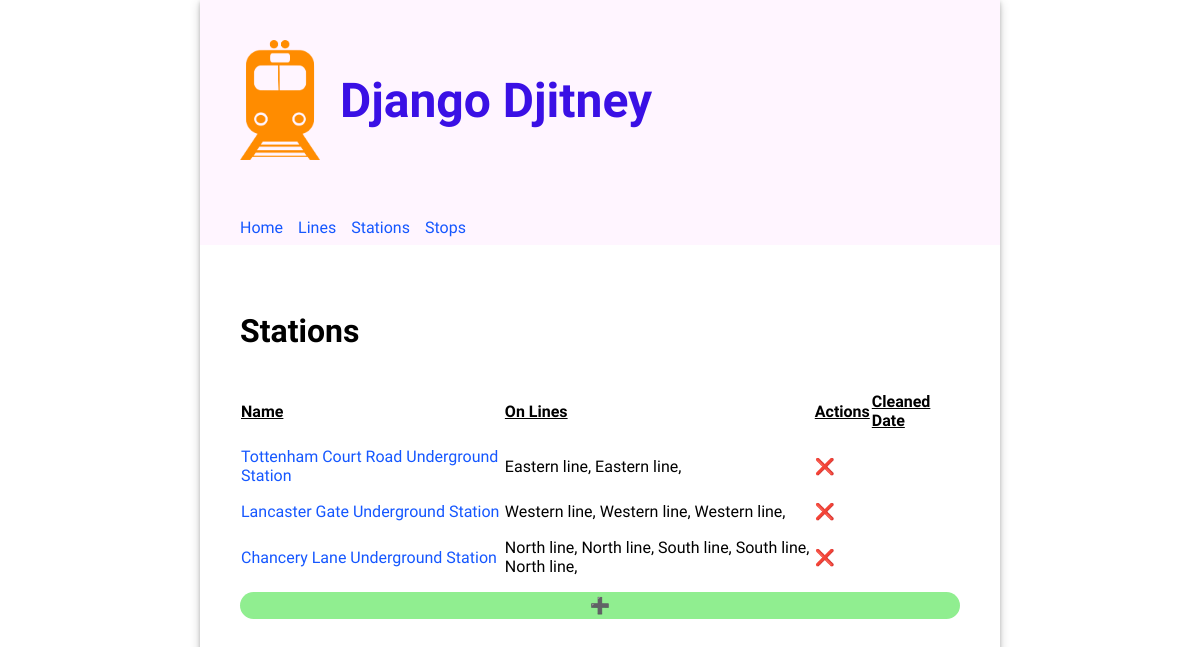
Page /stations/ on the earlier database version.
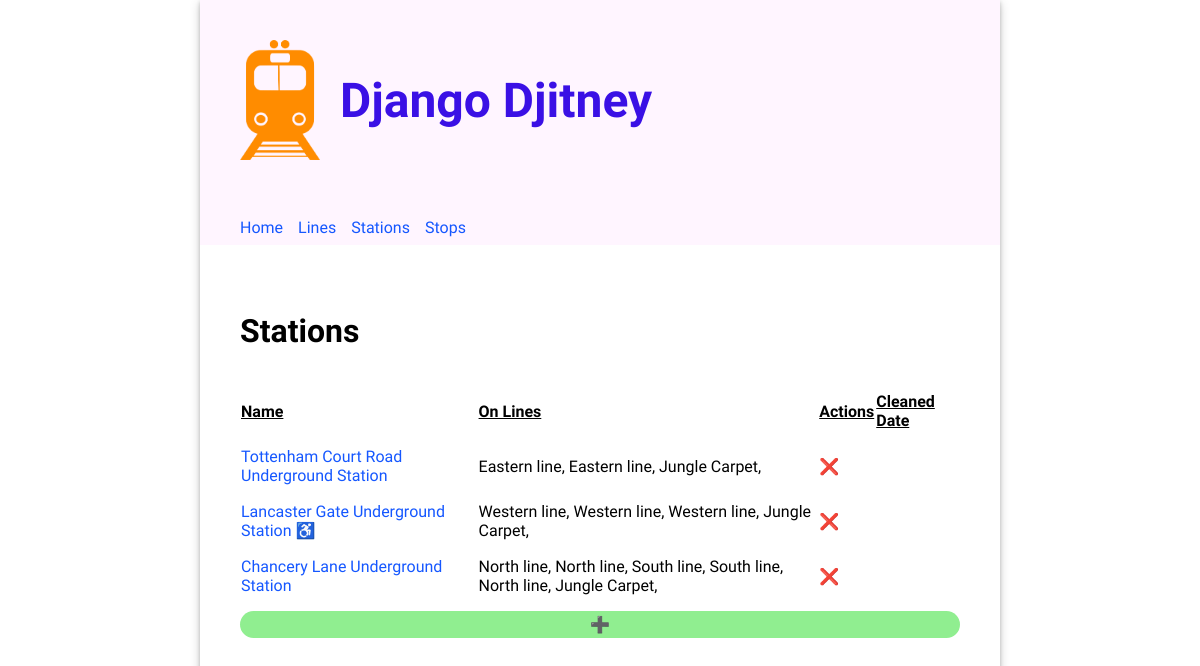
Same page on the later database version.
### routes/models.py (models this page shows, shortened)
class Station(models.Model):
  name = models.CharField(unique=True, max_length=200)
  accessible = models.BooleanField(default=False)

class Stop(models.Model):
  class Meta:
    unique_together = (('line', 'stop_number'))
  line = models.ForeignKey(Line, on_delete=models.CASCADE)
  station = models.ForeignKey(Station, on_delete=models.CASCADE)
  stop_number = models.PositiveIntegerField()

class Line(models.Model):
  name = models.CharField(unique=True, max_length=200)

### routes/views.py (the view)
# urls.py: path('stations/', views.StationView.as_view(), name='stations'),
class StationView(ListView):
  model = Station
  template_name = 'routes/stations.html'

### routes/templates/routes/stations.html (shortened to what this page needs)
{% extends 'base.html' %}
{% load static %}
{% block content %}
<div>
  <h2>Stations</h2>
  <table class="line-table">
    <thead>
      <tr>
        <th>Name</th>
        <th>On Lines</th>
        <th>Actions</th>
        <th> Cleaned Date</th>
      </tr>
    </thead>
    <tbody>
    {% for station in object_list %}
        <tr>
          <td>
            <a href="{% url 'update_station' station.id %}">{{ station.name }}</a>
            {% if station.accessible %}<span>  ♿️ </span>{% endif %}
          </td>
          <td>
            {% for stop in station.stop_set.all %}{{stop.line.name}}, {% endfor %}
          </td>
          <td><a href="{% url 'delete_station' station.id %}" style="text-decoration: none; color: inherit;">❌</a></td>
           <td>
          </td>
        </tr>
    {% endfor %}
    </tbody>
  </table>
  <a href="{% url 'create_station' %}" style="display: inherit; text-align: center; border-radius: 15px; text-decoration: none; color: inherit; padding: 4px; background-color: lightgreen;">➕</a>
</div>
{% endblock %}

Differences in the rows shown:
added Stop: line.name "Jungle Carpet", shown under Station "Tottenham Court Road Underground Station"
changed Station "Lancaster Gate Underground Station": now shows "♿️"
added Stop: line.name "Jungle Carpet", shown under Station "Lancaster Gate Underground Station"
added Stop: line.name "Jungle Carpet", shown under Station "Chancery Lane Underground Station"
